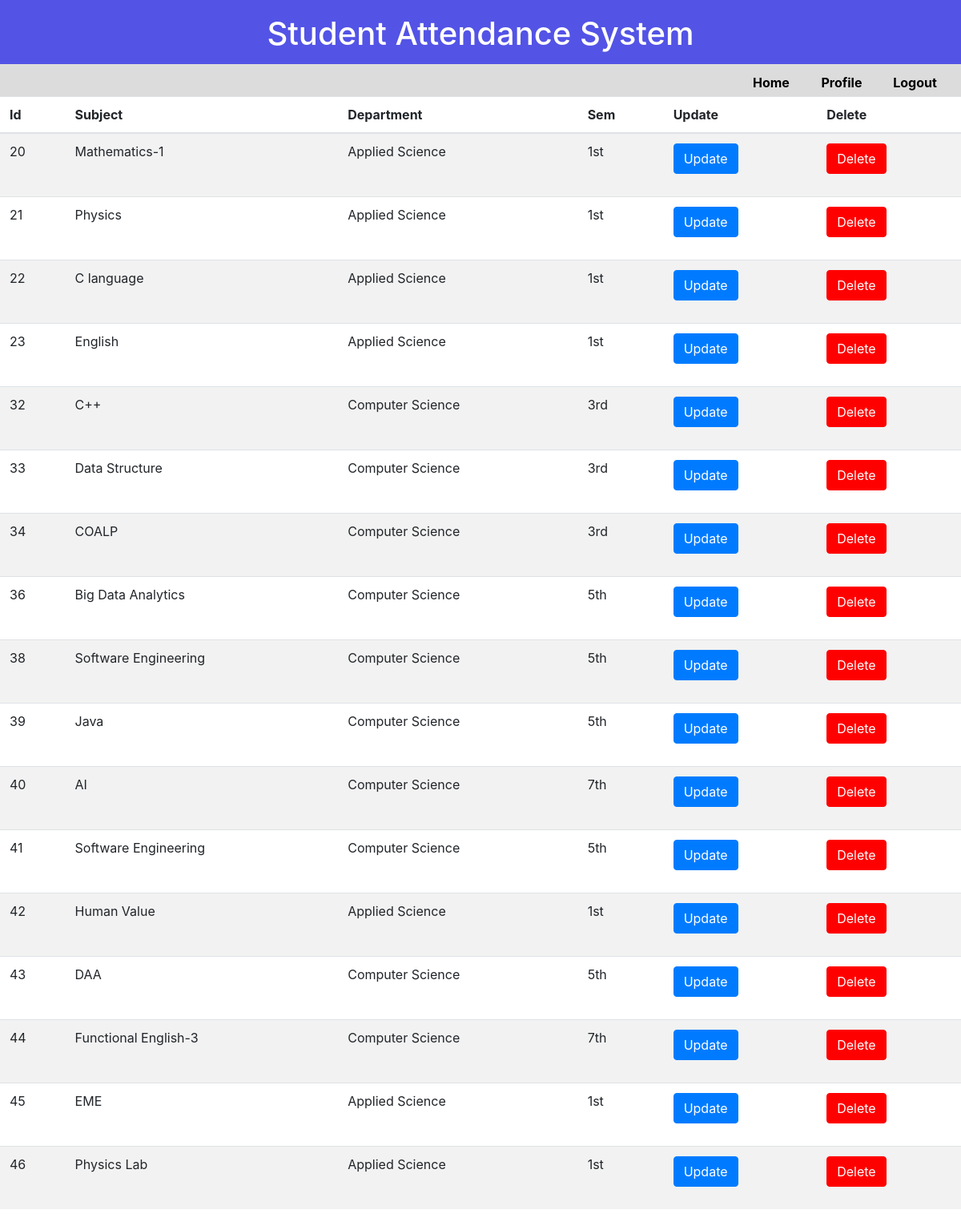
Page /admin/subject_update.php on the committed database.
### tables this page shows
CREATE TABLE `subject_detail` (
  `sub_id` int(20) NOT NULL,
  `dep_fk` int(18) NOT NULL,
  `sem_fk` int(20) NOT NULL,
  `sub_name` varchar(20) NOT NULL
);

CREATE TABLE `department` (
  `d_id` int(18) NOT NULL,
  `d_name` varchar(20) NOT NULL,
  `hod_name` varchar(25) NOT NULL
);

CREATE TABLE `sem_detail` (
  `sem_id` int(20) NOT NULL,
  `sem` varchar(20) NOT NULL
);

### admin/subject_update.php (the view, shortened to what this page needs)
<!doctype html5>
<html>
<head>
<link type="text/css" href='decor16.css' rel='stylesheet'>
<link href="css/bootstrap.css" rel="stylesheet">
</head>
<body>
<div class="header">
<h1 class="attend">Student Attendance System</h1>
</div>
<div class="st">
<div style="padding-top:11px;">
<label style="padding-left:940px;"><strong><a href="adminpanel.php" class="m1" >Home</a></strong></label>
<label style="padding-left:35px;"><strong><a href="profile.php" class="m1" >Profile</a><strong></label>
<label style="padding-left:35px; "><strong><a href="logout.php" class="m1" >Logout</a><strong></label>
</div>
</div>
<table class="table table-striped">
<thead>
<tr>
<th>Id</th>
<th>Subject </th>
<th>Department</th>
<th>Sem</th>
<th>Update</th>
<th>Delete</th>
</tr>
</thead>
<tbody>
<?php
include('connect.php');
$qr="SELECT * FROM subject_detail";
$result=mysqli_query($con,$qr);
while($data=mysqli_fetch_array($result)){
	$dep=$data['dep_fk'];
	$qry="SELECT d_name FROM department WHERE d_id=$dep";
	$run=mysqli_query($con,$qry);
	$data1=mysqli_fetch_assoc($run);
	$sem=$data['sem_fk'];
	$qry1="SELECT sem FROM sem_detail WHERE sem_id=$sem";
	$run1=mysqli_query($con,$qry1);
	$data2=mysqli_fetch_assoc($run1);
	echo "<tr><td>".$data['sub_id']."</td><td>".$data['sub_name']."</td><td>".$data1['d_name']."</td><td>".$data2['sem']."</td><td><form method='GET' action='subject_up_data.php'><button name='update' value={$data['sub_id']} class='btn btn-primary'>Update</button></form></td><td><form method='POST' action='delete.php'><button value={$data['sub_id']} name='delete' class='btn btn-primary' style='background-color:red;border:1px solid red;'>Delete</button></form</td></tr>";
}
?>
</tbody>
</table>
</body>
</html>

### admin/decor16.css (style rules this page uses)
.header { height:80px; background-color:rgba(10,10,220,0.7); }
.attend { text-align:center; color:white; padding-top:18px; }
.st { background-color:rgba(140,140,140,0.3);height:40px; }
.m1 { color:black; text-decoration:none; }

### rows in the picture
subject_detail: sub_id "20", sub_name "Mathematics-1", dep_fk.d_name "Applied Science", sem_fk.sem "1st"
subject_detail: sub_id "21", sub_name "Physics", dep_fk.d_name "Applied Science", sem_fk.sem "1st"
subject_detail: sub_id "22", sub_name "C language", dep_fk.d_name "Applied Science", sem_fk.sem "1st"
subject_detail: sub_id "23", sub_name "English", dep_fk.d_name "Applied Science", sem_fk.sem "1st"
subject_detail: sub_id "32", sub_name "C++", dep_fk.d_name "Computer Science", sem_fk.sem "3rd"
subject_detail: sub_id "33", sub_name "Data Structure", dep_fk.d_name "Computer Science", sem_fk.sem "3rd"
subject_detail: sub_id "34", sub_name "COALP", dep_fk.d_name "Computer Science", sem_fk.sem "3rd"
subject_detail: sub_id "36", sub_name "Big Data Analytics", dep_fk.d_name "Computer Science", sem_fk.sem "5th"
subject_detail: sub_id "38", sub_name "Software Engineering", dep_fk.d_name "Computer Science", sem_fk.sem "5th"
subject_detail: sub_id "39", sub_name "Java", dep_fk.d_name "Computer Science", sem_fk.sem "5th"
subject_detail: sub_id "40", sub_name "AI", dep_fk.d_name "Computer Science", sem_fk.sem "7th"
subject_detail: sub_id "41", sub_name "Software Engineering", dep_fk.d_name "Computer Science", sem_fk.sem "5th"
subject_detail: sub_id "42", sub_name "Human Value", dep_fk.d_name "Applied Science", sem_fk.sem "1st"
subject_detail: sub_id "43", sub_name "DAA", dep_fk.d_name "Computer Science", sem_fk.sem "5th"
subject_detail: sub_id "44", sub_name "Functional English-3", dep_fk.d_name "Computer Science", sem_fk.sem "7th"
subject_detail: sub_id "45", sub_name "EME", dep_fk.d_name "Applied Science", sem_fk.sem "1st"
subject_detail: sub_id "46", sub_name "Physics Lab", dep_fk.d_name "Applied Science", sem_fk.sem "1st"
